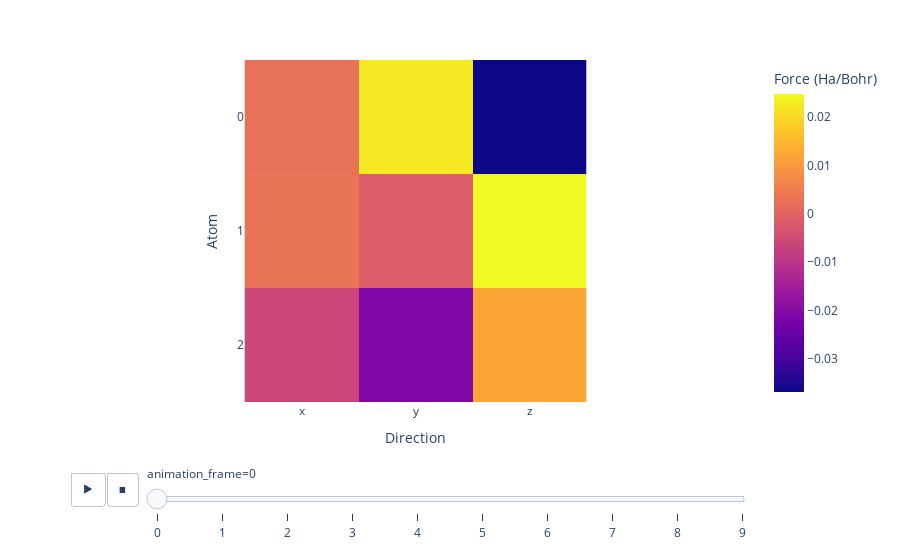

Here is the notebook cell this chart was saved with:
### Code cell
# Plot the forces
fig = px.imshow(
    forces, animation_frame=0, labels=dict(x="Direction", y="Atom", color="Force (Ha/Bohr)"),
)
fig.update_xaxes(ticktext=['x', 'y', 'z'], tickvals=[0, 1, 2])
# Set integer ticks on the y-axis
fig.update_yaxes(tickmode='array', tickvals=[0, 1, 2])
fig.show()

### Figure 1 — Plotly figure (JSON) as saved in the notebook; plotly's stock layout.template omitted (floating-point values rounded to 4 significant figures)
{"data": [{"coloraxis": "coloraxis", "hovertemplate": "Direction: %{x}<br>Atom: %{y}<br>Force (Ha/Bohr): %{z}<extra></extra>", "name": "0", "type": "heatmap", "xaxis": "x", "yaxis": "y", "z": [[0.002748, 0.02254, -0.03688], [0.003145, -0.001383, 0.02482], [-0.005893, -0.02115, 0.01206]]}], "layout": {"coloraxis": {"colorbar": {"title": {"text": "Force (Ha/Bohr)"}}, "colorscale": [[0, "#0d0887"], [0.1111, "#46039f"], [0.2222, "#7201a8"], [0.3333, "#9c179e"], [0.4444, "#bd3786"], [0.5556, "#d8576b"], [0.6667, "#ed7953"], [0.7778, "#fb9f3a"], [0.8889, "#fdca26"], [1, "#f0f921"]]}, "margin": {"t": 60}, "sliders": [{"active": 0, "currentvalue": {"prefix": "animation_frame="}, "len": 0.9, "pad": {"b": 10, "t": 60}, "steps": [{"args": [["0"], {"frame": {"duration": 0, "redraw": true}, "fromcurrent": true, "mode": "immediate", "transition": {"duration": 0, "easing": "linear"}}], "label": "0", "method": "animate"}, {"args": [["1"], {"frame": {"duration": 0, "redraw": true}, "fromcurrent": true, "mode": "immediate", "transition": {"duration": 0, "easing": "linear"}}], "label": "1", "method": "animate"}, {"args": [["2"], {"frame": {"duration": 0, "redraw": true}, "fromcurrent": true, "mode": "immediate", "transition": {"duration": 0, "easing": "linear"}}], "label": "2", "method": "animate"}, {"args": [["3"], {"frame": {"duration": 0, "redraw": true}, "fromcurrent": true, "mode": "immediate", "transition": {"duration": 0, "easing": "linear"}}], "label": "3", "method": "animate"}, {"args": [["4"], {"frame": {"duration": 0, "redraw": true}, "fromcurrent": true, "mode": "immediate", "transition": {"duration": 0, "easing": "linear"}}], "label": "4", "method": "animate"}, {"args": [["5"], {"frame": {"duration": 0, "redraw": true}, "fromcurrent": true, "mode": "immediate", "transition": {"duration": 0, "easing": "linear"}}], "label": "5", "method": "animate"}, {"args": [["6"], {"frame": {"duration": 0, "redraw": true}, "fromcurrent": true, "mode": "immediate", "transition": {"duration": 0, "easing": "linear"}}], "label": "6", "method": "animate"}, {"args": [["7"], {"frame": {"duration": 0, "redraw": true}, "fromcurrent": true, "mode": "immediate", "transition": {"duration": 0, "easing": "linear"}}], "label": "7", "method": "animate"}, {"args": [["8"], {"frame": {"duration": 0, "redraw": true}, "fromcurrent": true, "mode": "immediate", "transition": {"duration": 0, "easing": "linear"}}], "label": "8", "method": "animate"}, {"args": [["9"], {"frame": {"duration": 0, "redraw": true}, "fromcurrent": true, "mode": "immediate", "transition": {"duration": 0, "easing": "linear"}}], "label": "9", "method": "animate"}], "x": 0.1, "xanchor": "left", "y": 0, "yanchor": "top"}], "updatemenus": [{"buttons": [{"args": [null, {"frame": {"duration": 500, "redraw": true}, "fromcurrent": true, "mode": "immediate", "transition": {"duration": 500, "easing": "linear"}}], "label": "&#9654;", "method": "animate"}, {"args": [[null], {"frame": {"duration": 0, "redraw": true}, "fromcurrent": true, "mode": "immediate", "transition": {"duration": 0, "easing": "linear"}}], "label": "&#9724;", "method": "animate"}], "direction": "left", "pad": {"r": 10, "t": 70}, "showactive": false, "type": "buttons", "x": 0.1, "xanchor": "right", "y": 0, "yanchor": "top"}], "xaxis": {"anchor": "y", "constrain": "domain", "domain": [0, 1], "scaleanchor": "y", "ticktext": ["x", "y", "z"], "tickvals": [0, 1, 2], "title": {"text": "Direction"}}, "yaxis": {"anchor": "x", "autorange": "reversed", "constrain": "domain", "domain": [0, 1], "tickmode": "array", "tickvals": [0, 1, 2], "title": {"text": "Atom"}}}}
